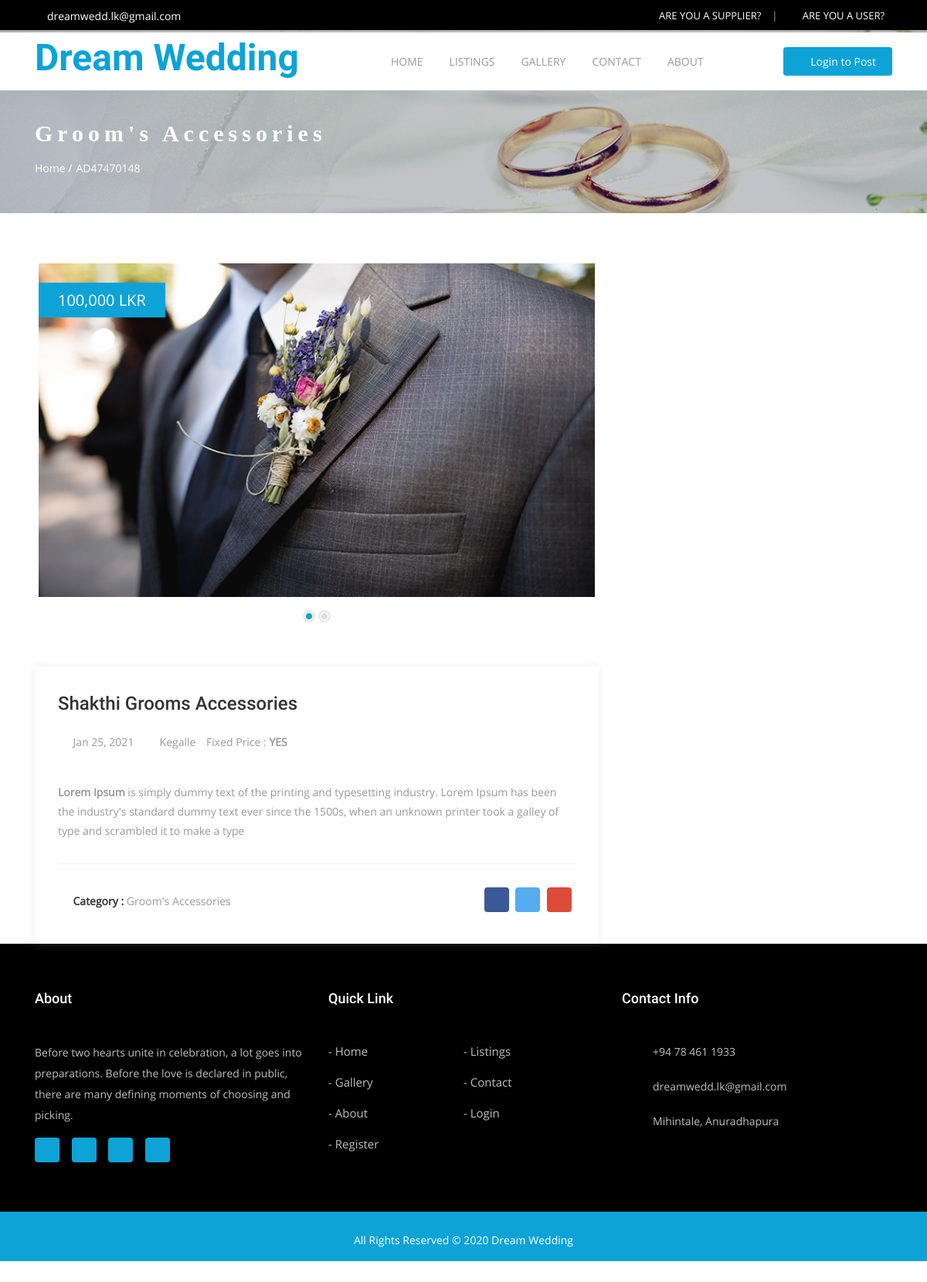
The app's page /ad/AD47470148 with its own data.
### tables this page shows
CREATE TABLE `tbl_ads` (
  `enc_id` int(255) NOT NULL,
  `ad_id` varchar(255) NOT NULL,
  `author` varchar(255) NOT NULL,
  `title` varchar(255) NOT NULL,
  `category` varchar(255) NOT NULL,
  `city` varchar(255) NOT NULL,
  `price` varchar(255) NOT NULL,
  `fixed` varchar(255) NOT NULL,
  `short_desc` varchar(255) NOT NULL,
  `description` longtext NOT NULL,
  `date_posted` varchar(255) NOT NULL,
  `status` varchar(255) NOT NULL DEFAULT 'inactive',
  `featured` varchar(255) NOT NULL DEFAULT 'no'
);

### constants/config.php (called while the page is built, shortened)
<?php
$site_title = "Dream Wedding";
$about_site = "Before two hearts unite in celebration, a lot goes into preparations. Before the love is declared in public, there are many defining moments of choosing and picking.";
$currency = "LKR";
$installation_path = "localhost/dreamwedding";
$facebook_link = "#";
$twitter_link = "#";
$instagram_link = "#";
$googleplus_link = "#";
$site_email = "dreamwedd.lk@gmail.com";
$site_phone = "+94 78 461 1933";
$site_address = "Mihintale, Anuradhapura";
?>

### constants/check-login.php (called while the page is built, shortened)
<?php
if (isset($_SESSION['logged']) && $_SESSION['logged'] == "1") {
$myrole = $_SESSION['role'];
$myemail = $_SESSION['email'];
$myavatar = $_SESSION['avatar'];
$myusername = $_SESSION['username'];
$myregdate = $_SESSION['reg_date'];
$accver = $_SESSION['verified'];
$myid = $_SESSION['myid'];
$logged = "1";
}else{
$logged = "0";
}

### constants/fetch-ad-info.php (called while the page is built, shortened)
<?php
$ad_id = $_GET['key'];
$shr = ''.$installation_path.'/ad/'.$ad_id.'';
try {
    $conn = new PDO("mysql:host=$servername;dbname=$dbname", $username, $password);
    $conn->setAttribute(PDO::ATTR_ERRMODE, PDO::ERRMODE_EXCEPTION);
$stmt = $conn->prepare("SELECT * FROM tbl_ads LEFT JOIN tbl_sup ON tbl_ads.author = tbl_sup.user_id WHERE tbl_ads.ad_id = :adid");
$stmt->bindParam(':adid', $ad_id);
$stmt->execute();
$result = $stmt->fetchAll();
$rec = count($result);
if ($rec == "1") {
    $not_found = "NO";
}else{
    $not_found = "YES";
    $title = "Not Found";
}
    foreach($result as $row)
    {
    	$title = $row['title'];
    	$category = $row['category'];
    	$city = $row['city'];
    	$price = $row['price'];
    	$fixed = $row['fixed'];
    	$des = $row['description'];
    	$post_date = $row['date_posted'];
        $adstatus = $row['status'];
	}
	}catch(PDOException $e)
    {
    echo "Connection failed: " . $e->getMessage();
    }
    $fbshare = "//www.facebook.com/sharer/sharer.php?u=$shr";
$gpshare = "https://plus.google.com/share?url=$shr";
$twshare = "https://twitter.com/intent/tweet?url=$shr&text=$title";
?>

### ad_api.php (the view, shortened to what this page needs)
<?php
require 'constants/config.php';
require 'constants/check-login.php';
require 'constants/fetch-ad-info.php';
	if ($logged == "1") {
	   if ($myrole == "admin") {
	   	$preview_allowed = "YES";
	   }else{
	   	if ($myid == $authid) {
	   		$preview_allowed = "YES";
	   	}else{
               $preview_allowed = "YES";
	   	}
	   }
	}else{
		if ($adstatus == "active") {
			$preview_allowed = "YES";
		}else{
			$preview_allowed = "NO";
		}
	}
?>
<!DOCTYPE html>
<html lang="en">
<head>
<link rel="stylesheet" type="text/css" href="../assets/css/bootstrap.min.css">
<link rel="stylesheet" type="text/css" href="../assets/fonts/line-icons.css">
<link rel="stylesheet" type="text/css" href="../assets/css/slicknav.css">
<link rel="stylesheet" type="text/css" href="../assets/css/color-switcher.css">
<link rel="stylesheet" type="text/css" href="../assets/css/animate.css">
<link rel="stylesheet" type="text/css" href="../assets/css/owl.carousel.css">
<link rel="stylesheet" type="text/css" href="../assets/css/main.css">
<link rel="stylesheet" type="text/css" href="../assets/css/responsive.css">
</head>
<body>
<header id="header-wrap">
<div class="top-bar">
<div class="container">
<div class="row">
<div class="col-lg-7 col-md-5 col-xs-12">
<ul class="list-inline">
<li><a style="padding-top:5px;" class="header-top-button"><i class="lni-envelope"></i><?php echo $site_email; ?></a></li>
</ul>
</div>
<div class="col-lg-5 col-md-7 col-xs-12">
<div class="header-top-right float-right">
	<?php
	if ($logged == "1") {
		?>
		<a href="../<?php echo $myrole ; ?>" class="header-top-button"><i class="lni-user"></i> My Account</a> |
       <a href="../logout" class="header-top-button"><i class="lni-enter"></i> Log Out</a>
       <?php
	}else{
		?>
       <a href="../register" class="header-top-button"><i class="lni-user"></i>  ARE YOU A SUPPLIER?</a> |
       <a href="../registeruser" class="header-top-button"><i class="lni-user"></i>  ARE YOU A USER?</a>
   <?php
	}
	?>
</div>
</div>
</div>
</div>
</div>
<nav class="navbar navbar-expand-lg bg-white fixed-top scrolling-navbar">
<div class="container">
<div class="navbar-header">
<a id="site_logo"  class="navbar-brand"><?php echo $site_title; ?></a>
</div>
<div class="collapse navbar-collapse" id="main-navbar">
<ul class="navbar-nav mr-auto w-100 justify-content-center">
<li class="nav-item">
<a class="nav-link" href="../">
Home
</a>
</li>
<li class="nav-item">
<a class="nav-link" href="../listings">
Listings
</a>
</li>
<li class="nav-item">
<a class="nav-link" href="../gallery">
Gallery
</a>
</li>
<li class="nav-item">
<a class="nav-link" href="../contact">
Contact
</a>
</li>
<li class="nav-item">
<a class="nav-link" href="../about">
About
</a>
</li>
</ul>
<div class="post-btn">
    <?php
	if ($logged == "1") {
		print '<a class="btn btn-common" href="../'.$myrole.'/upload"><i class="lni-pencil-alt"></i> Post an Ad</a>';
		}else{
		print '<a class="btn btn-common" href="../login"><i class="lni-lock"></i> Login to Post</a>';
		}
      ?>
</div>
</div>
</div>
</nav>
</header>
<div class="page-header" style="background: url(../assets/img/banner1.jpg);">
<div class="container">
<div class="row">
<div class="col-md-12">
<div class="breadcrumb-wrapper">
<h2 class="product-title"><?php echo $category; ?></h2>
<ol class="breadcrumb">
<li><a href="../">Home /</a></li>
<li style="color:white;" class="current"><?php echo $ad_id; ?></li>
</ol>
</div>
</div>
</div>
</div>
</div>
<?php
if ($not_found == "YES") {
	require 'constants/404.php';
}else{
if ($preview_allowed == "YES") {
	?>
	<div class="section-padding">
<div class="container">
<div class="product-info row">
<div class="col-lg-8 col-md-12 col-xs-12">
<div class="ads-details-wrapper">
<div id="owl-demo" class="owl-carousel owl-theme">
	<?php
$dir = 'uploads/ads/'.$ad_id.'/*.png';
$fileList = glob($dir);
foreach($fileList as $filename){
print '
<div class="item">
<div class="">
<img class="img-fluid img-detail" src="../'.$filename.'" alt="">
</div>
<span class="price">'.number_format($price).' '.$currency.'</span>
</div>
';
}
?>
</div>
</div>
<div class="details-box">
<div class="ads-details-info">
       <h2><?php echo $title; ?></h2>
<div class="details-meta">
<span><a><i class="lni-alarm-clock"></i> <?php echo $post_date; ?></a></span>
<span><a><i class="lni-map-marker"></i> <?php echo $city; ?></a></span>
<span><a>Fixed Price : <strong> <?php echo $fixed; ?></strong></a></span>
</div>
<p class="mb-4"><?php echo $des; ?></p>
</div>
<div class="tag-bottom">
<div class="float-left">
<ul class="advertisement">
<li>
<p><strong><i class="lni-folder"></i> Category :</strong> <a><?php echo $category; ?></a></p>
</li>
</ul>
</div>
<div class="float-right">
<div class="share">
<div class="social-link">
<a class="facebook" data-toggle="tooltip" data-placement="top" title="Share on facebook" href="<?php echo $fbshare; ?>"><i class="lni-facebook-filled"></i></a>
<a class="twitter" data-toggle="tooltip" data-placement="top" title="Share on twitter" href="<?php echo $twshare; ?>"><i class="lni-twitter-filled"></i></a>
<a class="google" data-toggle="tooltip" data-placement="top" title="Share on google plus" href="<?php echo $gpshare; ?>"><i class="lni-google-plus"></i></a>
</div>
</div>
</div>
</div>
</div>
</div>
<div id="mydiv" class="col-lg-4 col-md-6 col-xs-12">
</div>
</div>
</div>
	<?php
}
}
?>
<footer>
<section class="footer-Content">
<div class="container">
<div class="row">
<div class="col-lg-4 col-md-4 col-xs-6 col-mb-12">
<div class="widget">
<div class="footer-logo"><h3 class="block-title">About</h3></div>
<div class="textwidget">
<p><?php echo $about_site; ?></p>
</div>
<ul class="mt-3 footer-social">
<li><a class="facebook" href="<?php echo $facebook_link; ?>"><i class="lni-facebook-filled"></i></a></li>
<li><a class="twitter" href="<?php echo $twitter_link; ?>"><i class="lni-twitter-filled"></i></a></li>
<li><a class="instaram" href="<?php echo $instagram_link; ?>"><i class="lni-instagram-filled"></i></a></li>
<li><a class="google-plus" href="<?php echo $googleplus_link; ?>"><i class="lni-google-plus"></i></a></li>
</ul>
</div>
</div>
<div class="col-lg-4 col-md-4 col-xs-6 col-mb-12">
<div class="widget">
<h3 class="block-title">Quick Link</h3>
<ul class="menu">
<li><a href="./">- Home</a></li>
<li><a href="listings">- Listings</a></li>
<li><a href="gallery">- Gallery</a></li>
<li><a href="contact">- Contact</a></li>
<li><a href="About">- About</a></li>
    <?php
	if ($logged == "1") {
print '<li><a href="'.$myrole.'">- My Account</a></li>
       <li><a href="logout">- Log Out</a></li>';
	}else{
print '<li><a href="login">- Login</a></li>
       <li><a href="register">- Register</a></li>';
	}
	?>
</ul>
</div>
</div>
<div class="col-lg-4 col-md-4 col-xs-6 col-mb-12">
<div class="widget">
<h3 class="block-title">Contact Info</h3>
<ul class="contact-footer">
<li>
<strong><i class="lni-phone"></i></strong><span><?php echo $site_phone; ?></span>
</li>
<li>
<strong><i class="lni-envelope"></i></strong><span><?php echo $site_email; ?></span>
</li>
<li>
<strong><i class="lni-map-marker"></i></strong><span><?php echo $site_address; ?></span>
</li>
</ul>
</div>
</div>
</div>
</div>
</section>
<div id="copyright">
<div class="container">
<div class="row">
<div class="col-md-12">
<div class="site-info text-center">
<p class="company-name">All Rights Reserved &copy; 2020 <a href="#">Dream Wedding</a>
</div>
</div>
</div>
</div>
</div>
</footer>
</body>
</html>

### records on screen
tbl_ads: category "Groom's Accessories", status "active" (drawn), price "100,000", title "Shakthi Grooms Accessories", date_posted "Jan 25, 2021", city "Kegalle", fixed "YES", description "Lorem Ipsum is simply dummy text of the printing and typesetting industry. Lorem Ipsum has been the industry's standard dummy text ever since the 1500s, when an unknown printer took a galley of type and scrambled it to make a type"

### other values on screen
$site_email "dreamwedd.lk@gmail.com"
$site_title "Dream Wedding"
$ad_id "AD47470148"
$about_site "Before two hearts unite in celebration, a lot goes into preparations. Before the love is declared in public, there are many defining moments of choosing and picking."
$site_phone "+94 78 461 1933"
$site_address "Mihintale, Anuradhapura"
